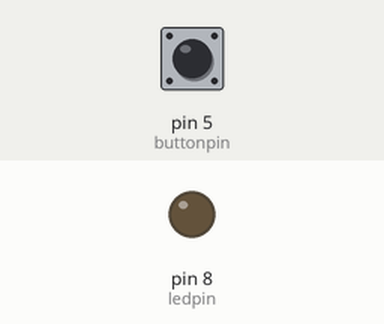
This sketch was run on a simulated Arduino Uno, built with avr-gcc and run on an emulated ATmega328P. On the bench: output pins drawn as LEDs (lit = HIGH). The inputs (shaded band) are chosen by the test bench; at power-on: pin 5 (buttonpin) LOW.

Above: at 1.2 s.
1.3 s: pin 5 (buttonpin) pulled HIGH for 0.15 s
At 1.37 s:
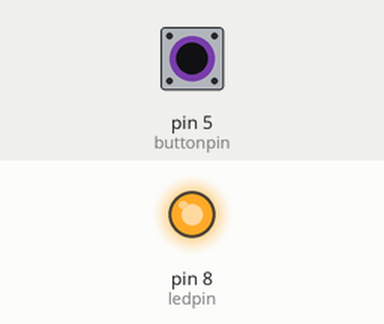
2.9 s: pin 5 (buttonpin) pulled HIGH for 3.2 s
At 6.8 s:
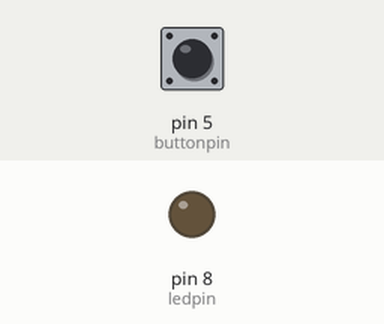
Timing chart, 0 to 8.3 s (numbered marks = the images above; inputs shaded):
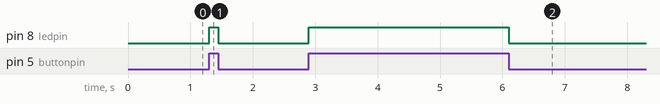

Measured:
- after the input at 1.3 s, pin 8 (ledpin): LOW → HIGH at once, → LOW 0.15 s later
- after the input at 2.9 s, pin 8 (ledpin): LOW → HIGH at once, → LOW 3.2 s later

The sketch:

ledswitch.ino
```cpp
int ledpin=8;
int buttonpin=5;
int buttonstate=0;
void setup() {
  // put your setup code here, to run once:

pinMode(ledpin,OUTPUT);
pinMode(buttonpin,INPUT);
}
void loop() {

 buttonstate=digitalRead(buttonpin);
if(buttonstate==HIGH)
{
  digitalWrite(ledpin,HIGH);
}
else
{
  digitalWrite(ledpin, LOW);
}
 } // put your main code here, to run repeatedly:
```
